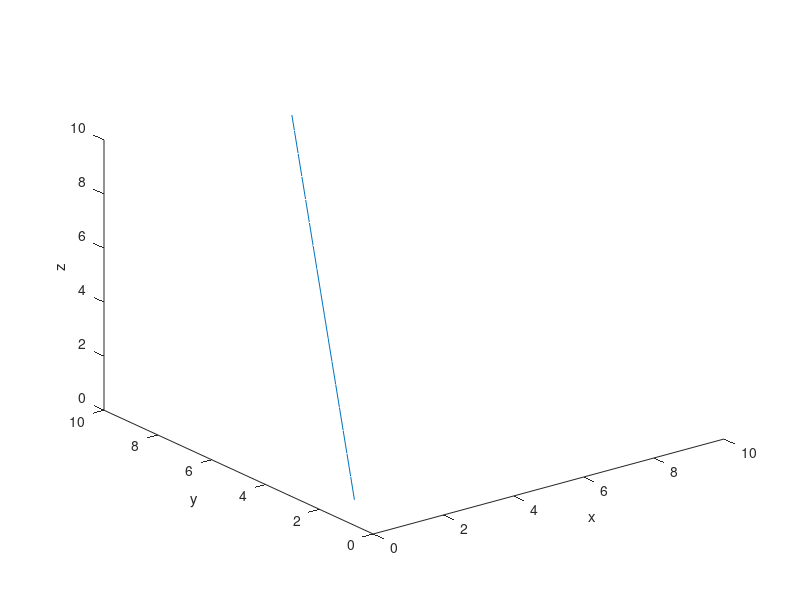
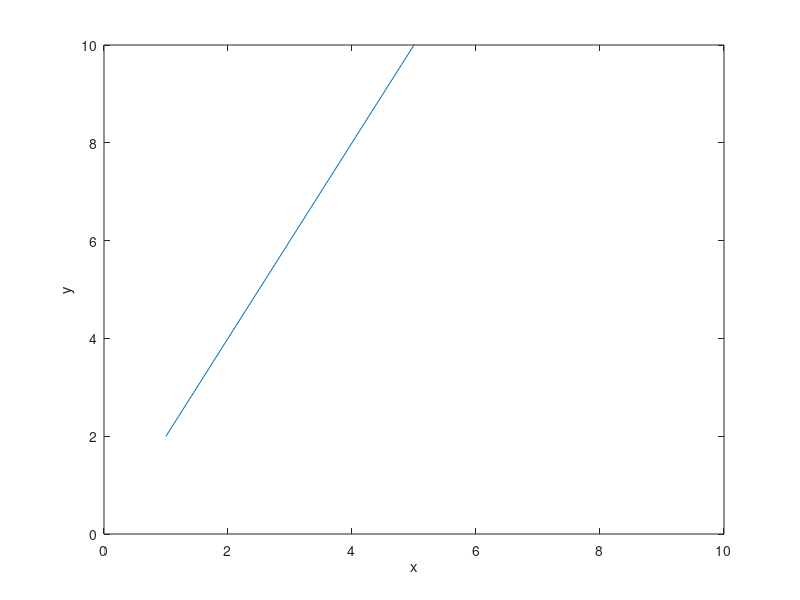
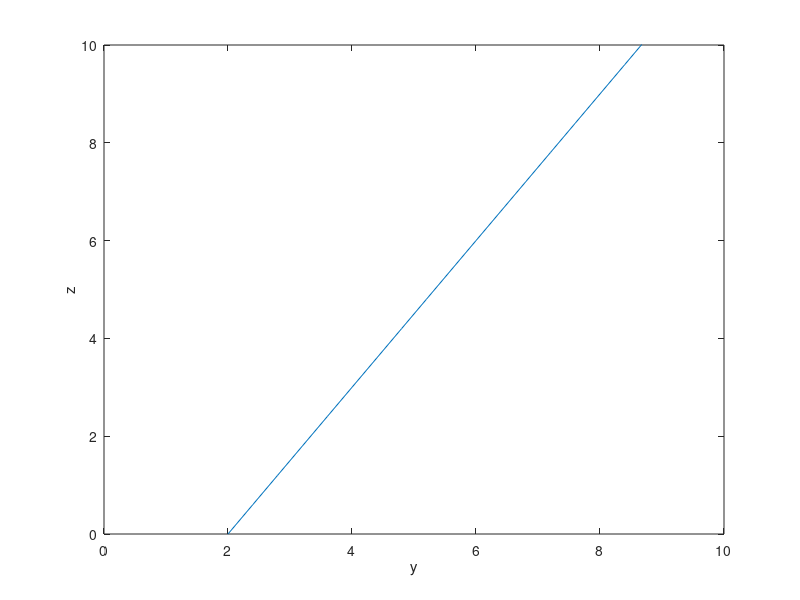
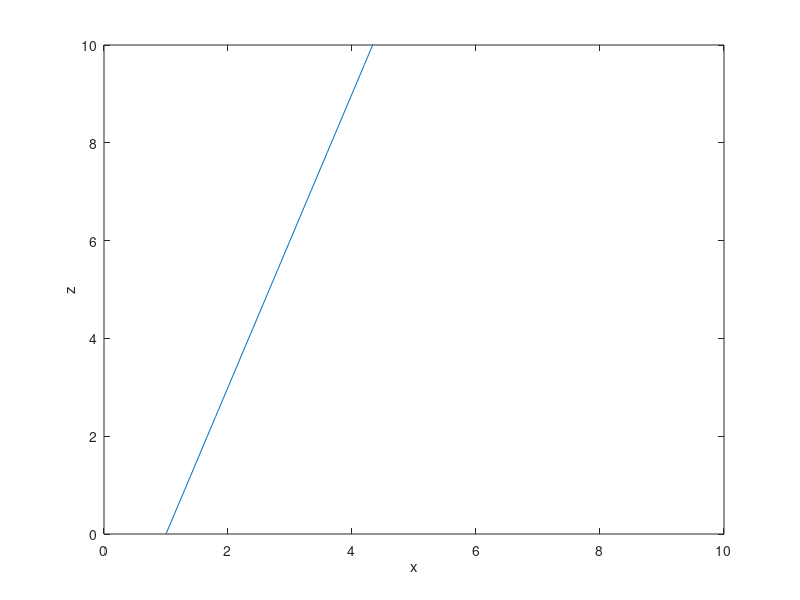

Recreate these plots in MATLAB, in order. (Note: this script raises an error after producing the figures.)


%% line view

tL = 0:0.1:5; %line parameter


A = [2 4 6]; %vector
B = [1 2 0]; %basic point

Line = A.*tL'+B;


figure
plot3(Line(:,1),Line(:,2),Line(:,3))
xlabel('x')
ylabel('y')
zlabel('z')
xlim([0 10])
ylim([0 10])
zlim([0 10])


figure
plot(Line(:,1),Line(:,2))
xlabel('x')
ylabel('y')
xlim([0 10])
ylim([0 10])


figure
plot(Line(:,2),Line(:,3))
xlabel('y')
ylabel('z')
xlim([0 10])
ylim([0 10])


figure
plot(Line(:,1),Line(:,3))
xlabel('x')
ylabel('z')
xlim([0 10])
ylim([0 10])



%% orth creati0n
clc

vect = rand(1,3);%[1 2 3];

[orth1 orth2] = createOrth(vect);


tL = -5:0.1:5; %line parameter

B = [1 2 4]; %basic point

Line1 = vect.*tL'+B;
Line2 = orth1.*tL'+B;
Line3 = orth2.*tL'+B;

figure
hold on
plot3(Line1(:,1),Line1(:,2),Line1(:,3))
plot3(Line2(:,1),Line2(:,2),Line2(:,3))
plot3(Line3(:,1),Line3(:,2),Line3(:,3))
xlabel('x')
ylabel('y')
zlabel('z')
xlim([0 10])
ylim([0 10])
zlim([0 10])





%%
clc
'first part start'

%---------------------------------------
vect = [1 0.2 0.5]; %basic vector
B = [1 2 4]; %basic point

tL = 0:0.5:10; %line parameter
Diameter = 1;
%---------------------------------------


Radius = Diameter/2;
[orth1 orth2] = createOrth(vect);


% meshgrid -----
% xl = -10:0.1:10;
% yl = -10:0.1:10;
% zl = -10:0.1:10;
%----------------
xl = -10:0.05:10;
yl = -10:0.05:10;
zl = -10:0.05:10;
%----------------
[xg, yg, zg] = meshgrid(xl, yl, zl);
%---------------
xglineArr = reshape(xg,numel(xg),1);
yglineArr = reshape(yg,numel(yg),1);
zglineArr = reshape(zg,numel(zg),1);
pointLineArr = [xglineArr, yglineArr, zglineArr];
%---------------

localLinePar = (pointLineArr-B)/vect;

LinePoints = vect.*localLinePar+B;

% find all cylinder 1.1R
condition = (LinePoints(:,1) - xglineArr).^2 + ...
            (LinePoints(:,2) - yglineArr).^2 + ...
            (LinePoints(:,3) - zglineArr).^2        <= Radius*1.1;
% new points inside cylinder 1.1R
xglineArr = xglineArr(condition);
yglineArr = yglineArr(condition);
zglineArr = zglineArr(condition);

% new local line par
pointLineArr = [xglineArr, yglineArr, zglineArr];
localLinePar = (pointLineArr-B)/vect;





'first part end'

figure
hold on
xlabel('x')
ylabel('y')
zlabel('z')
xlim([0 10])
ylim([0 10])
zlim([0 10])


for LineIndex = 1:numel(tL)
LineIndex./numel(tL)*100
    
currentLinePoint = vect.*tL(LineIndex)+B;


condition1 = (currentLinePoint(1) - xglineArr).^2 + ...
             (currentLinePoint(2) - yglineArr).^2 + ...
             (currentLinePoint(3) - zglineArr).^2        <= Radius;



condition2 = abs(localLinePar-tL(LineIndex))<0.1;

% condition2 = reshape(condition2,size(xg));


partxg = xglineArr(condition1 & condition2);
partyg = yglineArr(condition1 & condition2);
partzg = zglineArr(condition1 & condition2);

plot3(partxg,partyg,partzg,'.')
drawnow
% plot3(currentLinePoint(1),currentLinePoint(2),currentLinePoint(3),'x')
end





%%
clc

[1 2 3]/[3 4 5]



A = [1 2 3]
B = [0.5 0 2];
t = [1 2];

P = A.*t'+B

%%
clc

P = [1.5 2 5
     2.5 4 8
     1 2 1
     -3 3 4]

t = (P-B)/A;
t = reshape(t,1,numel(t))

Pn = A.*t'+B


figure
hold on
plot3(P(:,1), P(:,2), P(:,3),'o')
plot3(Pn(:,1), Pn(:,2), Pn(:,3),'x')





A = [1 2 3]
B = [0.5 0 2];
tL = -10:0.5:10; %line parameter

Line1 = A.*tL'+B;
plot3(Line1(:,1),Line1(:,2),Line1(:,3))






%%





vv1 = [1.0000    2.0000    1.0000] - [ 0.6071    0.2143    2.3214]


dot(A,vv1)



vv2 = [-3.0000    3.0000    4.0000] - [1.1071    1.2143    3.8214]


dot(A,vv2)






















